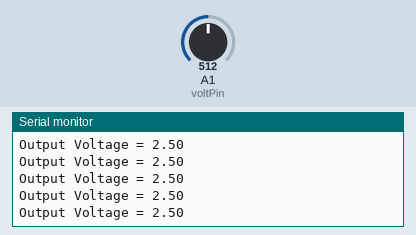
The sketch below on a simulated Arduino Uno, built with avr-gcc and run on an emulated ATmega328P. On the bench: the last lines printed to the serial monitor. The test bench sets the inputs (shaded band); at power-on: A1 (voltPin) = 512.

Above: at 1.2 s.
1.3 s: A1 (voltPin) set to 716
At 1.68 s:
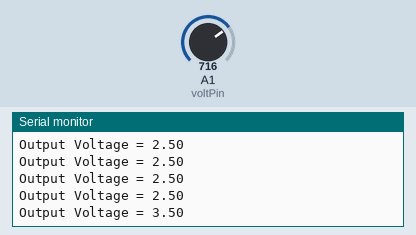
2.8 s: A1 (voltPin) set to 900
At 2.94 s:
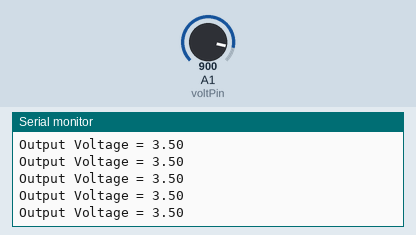
Timing chart, 0 to 5.8 s (numbered marks = the images above; inputs shaded):
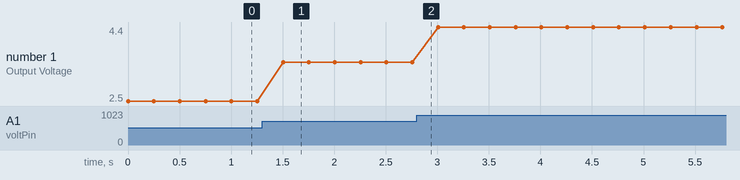

Measured:
- after the input at 1.3 s, the serial monitor: prints a new line after 0.20 s (image 1)
- plotted number 1: 2.5 → 3.5 after the input at 1.3 s, 3.5 → 4.4 after the input at 2.8 s

The sketch:

Potentiometer.ino
```cpp
// (licence header left out)
const int voltPin = A1;
float V2 = 0;

void setup() {
  Serial.begin(9600);

  pinMode(voltPin, INPUT);
}

void loop() {
  int readVal = analogRead(voltPin);
  V2 = (5./1023.)*readVal;

  Serial.print("Output Voltage = ");
  Serial.println(V2);

  delay(250);
}
```
